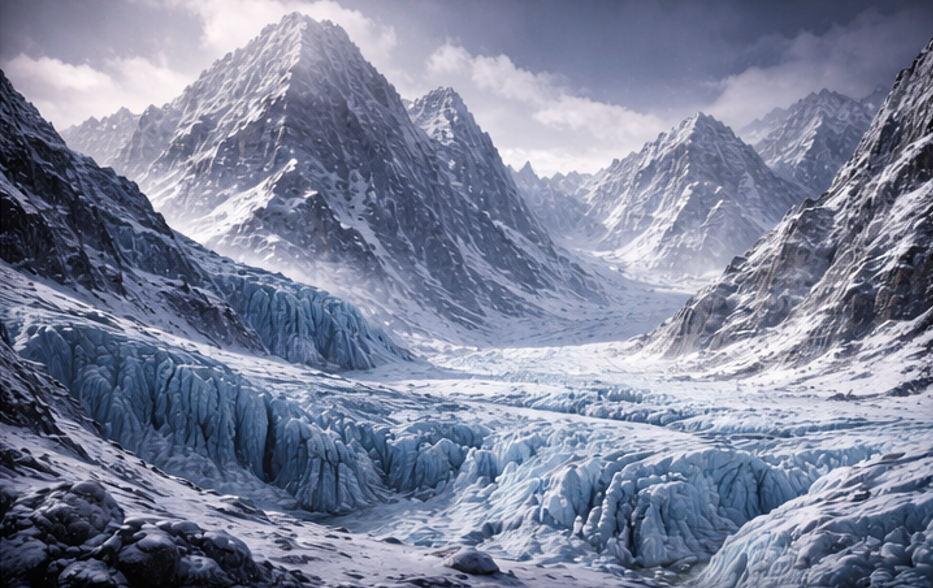
#> input picture Assets/Biomes/North Titan/1.png, 933 x 588 px
$ python -i build_world_map_texture.py   (imports and definitions only)
#> lines starting #> are read from the running program, lines starting #| are printed output that depends on the picture
#> further down, picture is the input picture: PIL image 933x588 RGBA; mean R, G, B, A 125, 131.9, 154.4, 255
#!/usr/bin/env python3
"""
Build Assets/WorldMap/full_map_texture.png (terrain, no labels) and full_map_labels.png (region names only).

Baseline v2.3: world map layout is complete; this script is the source for the full-grid painted texture.

Painterly fantasy style (hand-painted reference palette): deeper seas, muted parchment, NW light,
multi-scale luminance noise, organic biome blends, soft ink + symbols.

Regenerate after changing world_map_data.js or biome colors (keep BIOME_HEX in sync with config.js).

Run: py -3.11 tools/build_world_map_texture.py
"""

from __future__ import annotations

import json
import math
import os
import random
import re
import sys
import urllib.request
from pathlib import Path

try:
    from PIL import Image, ImageChops, ImageDraw, ImageEnhance, ImageFilter, ImageFont
except ImportError:
    print("Install Pillow: pip install pillow", file=sys.stderr)
    sys.exit(1)

# Must match config.js worldMap.biomes order (epic hand-painted legend palette).
BIOME_HEX = [
    "#1E6F86",
    "#2F6F9E",
    "#7A1F14",
    "#C7D8E8",
    "#9E4A4A",
    "#14232F",
    "#1C5F78",
    "#E6C48A",
    "#1F4F1F",
    "#6DA544",
    "#A63A1F",
    "#6E6A64",
    "#4B4B4F",
    "#D2A26B",
    "#8FB7D1",
    "#E8EEF2",
    "#E6C48A",
]

# Must match config.js worldMap.biomes[].name order.
BIOME_NAMES = [
    "World's Belt",
    "North Titan",
    "South Titan",
    "North Titan's Shield",
    "South Titan's Sword",
    "The World's End",
    "Tears of God",
    "Paradise South",
    "Heart of Gaia",
    "Skin of Gaia",
    "Hatred of the World",
    "The held breath",
    "Aftermath of War",
    "The misery of life",
    "The apathy of the World",
    "Innocence of North",
    "Paradise North",
]

# Cinzel (SIL OFL) — roman capitals, medieval fantasy map feel.
CINZEL_URL = "https://raw.githubusercontent.com/google/fonts/main/ofl/cinzel/Cinzel%5Bwght%5D.ttf"


def hex_to_rgb(h: str) -> tuple[int, int, int]:
    h = h.strip().lstrip("#")
    return int(h[0:2], 16), int(h[2:4], 16), int(h[4:6], 16)


# [200 lines left out: functions parse_world_map, parse_city_names_from_world_map_js, cluster_city_icon_centers, draw_medieval_city_icon, draw_map_cities_global, not called in this run]


def clamp_rgb(t: tuple[int, int, int]) -> tuple[int, int, int]:
    return tuple(max(0, min(255, x)) for x in t)  # type: ignore


# [43 lines left out: functions build_cell_grid, make_grain, make_warm_canvas_texture, not called in this run]


def apply_directional_light(rgb: Image.Image) -> Image.Image:
    """Light from NW (top-left): brighter highlights, deeper read toward SE — fantasy map shading."""
    w, h = rgb.size
#> w = 933; h = 588
    L = Image.new("L", (w, h))
#> L: PIL image 933x588 L; every value is 0
    lx = L.load()
    for y in range(h):
        for x in range(w):
            fx = x / (w - 1) if w > 1 else 0.0
            fy = y / (h - 1) if h > 1 else 0.0
            lum = 0.54 + 0.46 * ((1.0 - fx) * 0.52 + (1.0 - fy) * 0.48)
            lx[x, y] = int(255 * lum)
    L = L.filter(ImageFilter.GaussianBlur(radius=max(2.0, w / 95.0)))
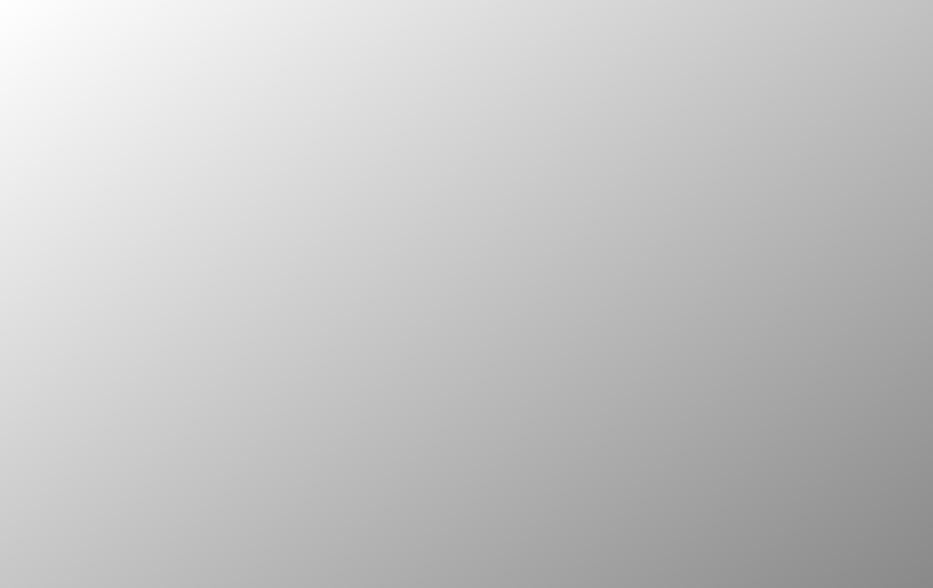
#> L: PIL image 933x588 L; min 137, max 255, mean 195.8
    L3 = Image.merge("RGB", (L, L, L))
#> (the run stopped early here; a loop or call above may not have finished)

$ run again, on Assets/Biomes/North Titan/Frozen peaks and glaciers.png
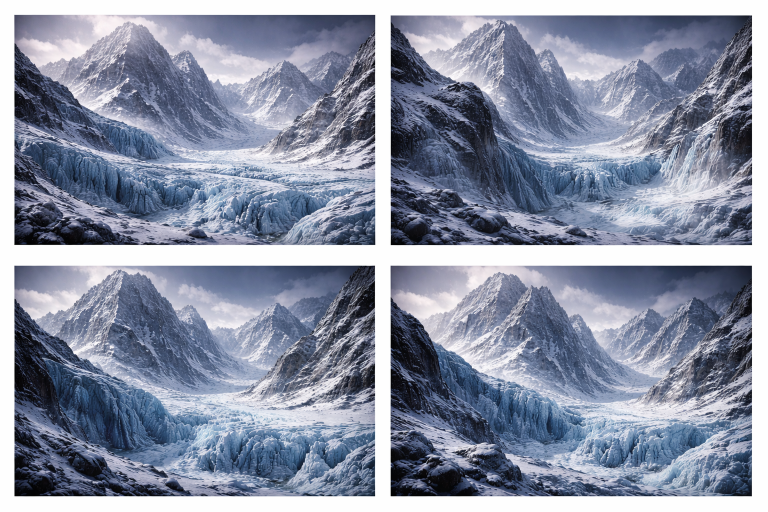
#> input picture Assets/Biomes/North Titan/Frozen peaks and glaciers.png, 1536 x 1024 px (shown at 1/2 size)
#> picture is the input picture: PIL image 1536x1024 RGB; mean R, G, B 136.8, 144, 163.2
#> in apply_directional_light, `return ImageChops.multiply(rgb, L3)`:
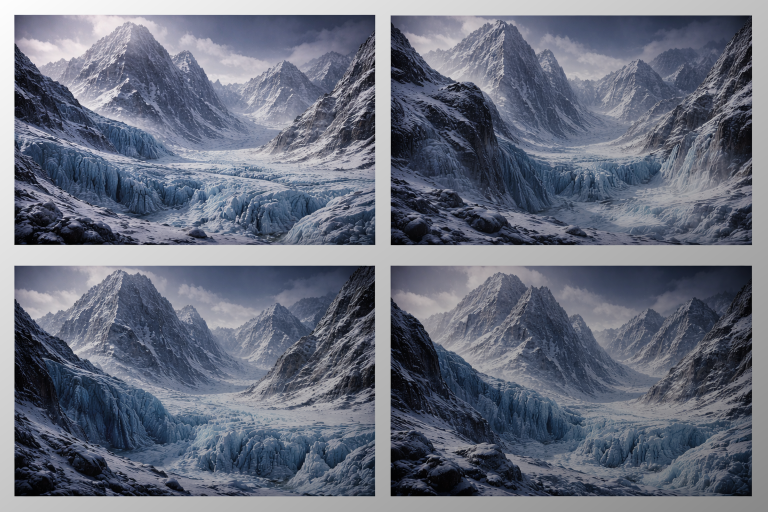
#> returned value: PIL image 1536x1024 RGB (shown at 1/2 size); mean R, G, B 104.8, 110.2, 124.9

$ run again, on Assets/Biomes/North Titan/texture.png
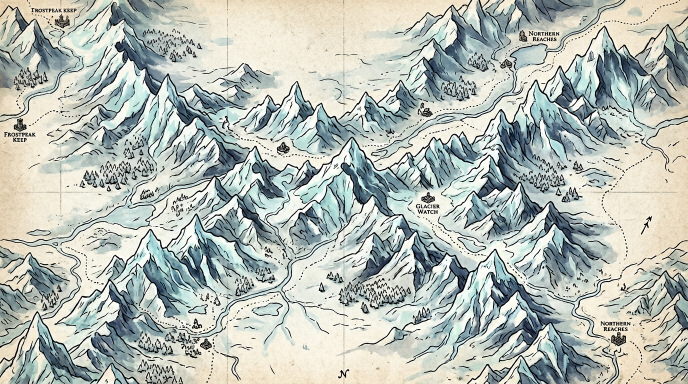
#> input picture Assets/Biomes/North Titan/texture.png, 1376 x 768 px (shown at 1/2 size)
#> picture is the input picture: PIL image 1376x768 RGB; mean R, G, B 181.3, 187.8, 181
#> in apply_directional_light, `return ImageChops.multiply(rgb, L3)`:
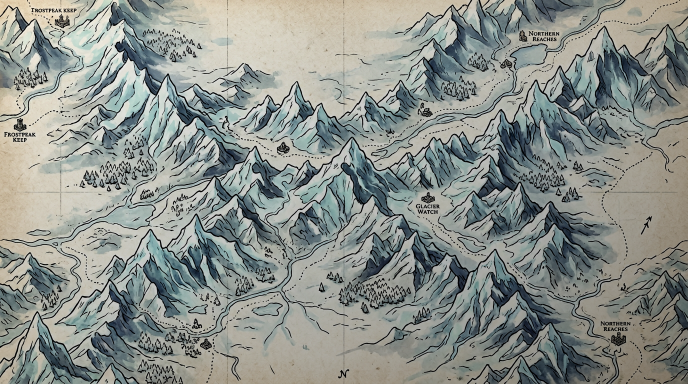
#> returned value: PIL image 1376x768 RGB (shown at 1/2 size); mean R, G, B 139, 144, 138.7
